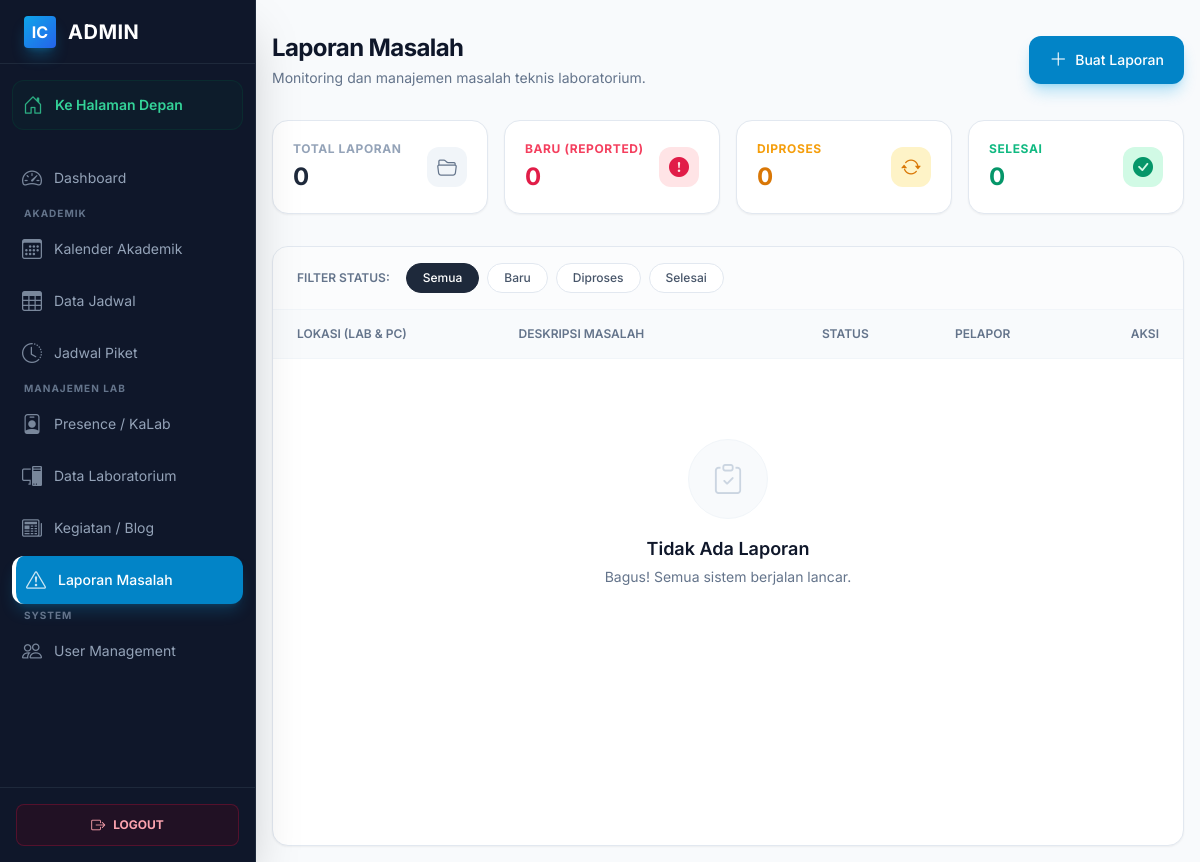
Page /public/admin/problems (signed in) on the earlier database version.
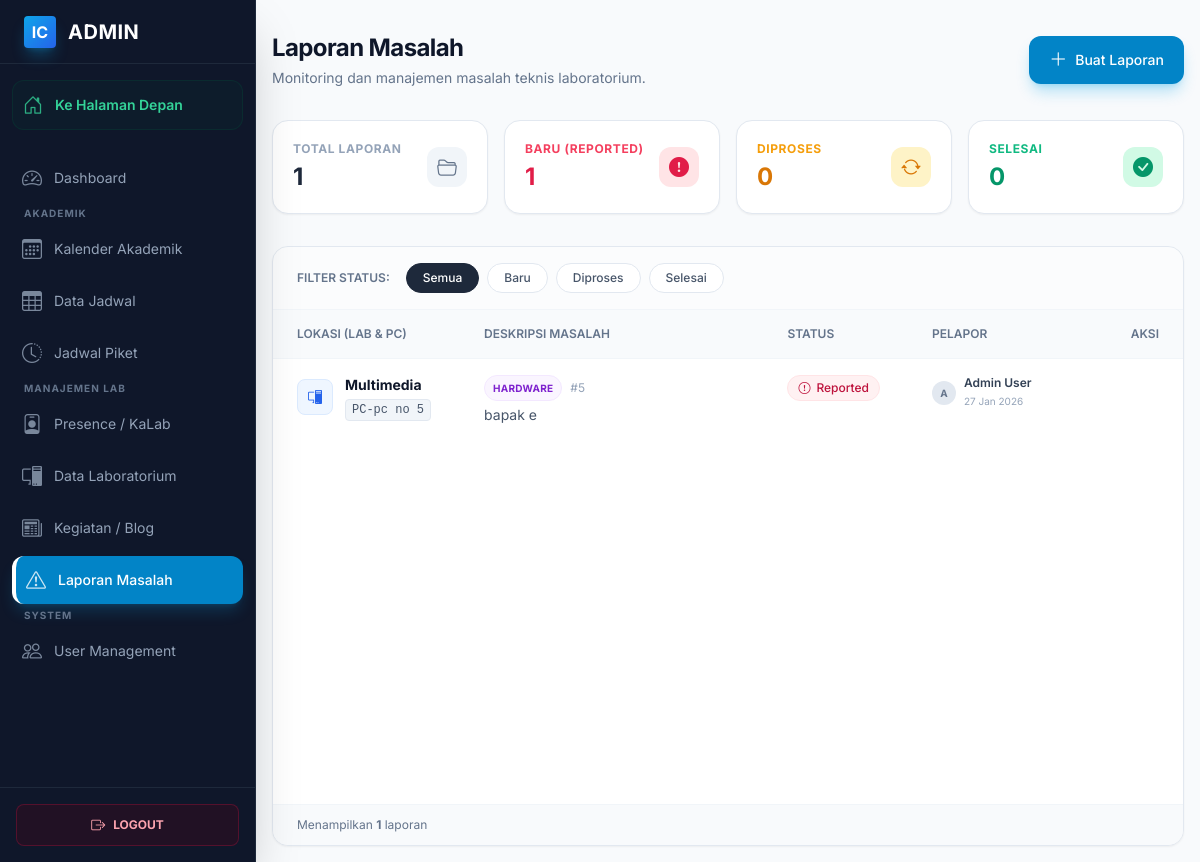
Same page on the later database version.
### tables this page shows
CREATE TABLE `lab_problems` (
  `id` int(11) NOT NULL,
  `laboratory_id` int(11) NOT NULL,
  `pc_number` varchar(50) DEFAULT NULL,
  `problem_type` enum('hardware','software','network','other') NOT NULL,
  `description` text NOT NULL,
  `reporter_name` varchar(100) DEFAULT NULL,
  `status` enum('reported','in_progress','resolved') DEFAULT 'reported',
  `reported_by` int(11) NOT NULL,
  `assigned_to` int(11) DEFAULT NULL,
  `reported_at` timestamp NOT NULL DEFAULT current_timestamp(),
  `started_at` datetime DEFAULT NULL,
  `completed_at` datetime DEFAULT NULL
);

CREATE TABLE `laboratories` (
  `id` int(11) NOT NULL,
  `lab_name` varchar(100) NOT NULL,
  `image` varchar(255) DEFAULT NULL,
  `description` text DEFAULT NULL,
  `pc_count` int(11) DEFAULT 0,
  `tv_count` int(11) DEFAULT 0,
  `location` varchar(100) DEFAULT NULL
);

### app/controllers/AdminController.php (called while the page is built, shortened)
<?php
class AdminController extends Controller
{
    public function listProblems()
    {
        $problemModel = $this->model('LabProblemModel');
        $status = $this->getQuery('status');
        if ($status) {
            $problems = $problemModel->getProblemsByStatus($status);
        } else {
            $problems = $problemModel->getAllWithDetails();
        }
        $data = [
            'problems' => $problems,
            'currentStatus' => $status,
            'statistics' => $problemModel->getStatistics()
        ];
        $this->view('admin/problems/list', $data);
    }
}

### app/core/Router.php (called while the page is built, shortened)
<?php
class Router {
    private $routes = [];
    private $params = [];
    private function addRoute($method, $uri, $controller) {
        $this->routes[] = [
            'method' => $method,
            'uri' => $uri,
            'controller' => $controller
        ];
    }
    public function dispatch() {
        $requestMethod = $_SERVER['REQUEST_METHOD'];
        $requestUri = $this->getRequestUri();
        foreach ($this->routes as $route) {
            if ($route['method'] !== $requestMethod) {
                continue;
            }
            if ($this->matchRoute($route['uri'], $requestUri)) {
                return $this->callController($route['controller']);
            }
        }
    }
    private function getRequestUri() {
        $uri = $_GET['url'] ?? '/';
        $uri = '/' . trim($uri, '/');
        return $uri;
    }
    private function matchRoute($pattern, $uri) {
        $pattern = preg_replace('/\/:([^\/]+)/', '/(?P<$1>[^/]+)', $pattern);
        $pattern = '#^' . $pattern . '$#';
        if (preg_match($pattern, $uri, $matches)) {
            $this->params = array_filter($matches, 'is_string', ARRAY_FILTER_USE_KEY);
            return true;
        }
        return false;
    }
    private function callController($controllerString) {
        list($controllerName, $method) = explode('@', $controllerString);
        $controller = new $controllerName();
        call_user_func_array([$controller, $method], $this->params);
    }
}

### public/index.php (called while the page is built, shortened)
<?php
require_once APP_PATH . '/core/Router.php';
require_once APP_PATH . '/core/Controller.php';
require_once APP_PATH . '/core/Model.php';
require_once APP_PATH . '/config/database.php';
require_once APP_PATH . '/helpers/functions.php';
$router = new Router();
$router->dispatch();

### app/config/database.php (called while the page is built, shortened)
<?php
function getDBConnection()
{
    static $pdo = null;
    if ($pdo === null) {
        try {
            $dsn = "mysql:host=" . DB_HOST . ";port=" . DB_PORT . ";dbname=" . DB_NAME . ";charset=" . DB_CHARSET;
            $options = [
                PDO::ATTR_ERRMODE            => PDO::ERRMODE_EXCEPTION,
                PDO::ATTR_DEFAULT_FETCH_MODE => PDO::FETCH_ASSOC,
                PDO::ATTR_EMULATE_PREPARES   => false,
            ];
            $pdo = new PDO($dsn, DB_USER, DB_PASS, $options);
        } catch (PDOException $e) {
            die("Database connection failed: " . $e->getMessage());
        }
    }
    return $pdo;
}

### app/models/LabProblemModel.php (called while the page is built, shortened)
<?php
class LabProblemModel extends Model
{
    public function getAllWithDetails()
    {
        $sql = "SELECT p.*,
                       l.lab_name,
                       COALESCE(p.reporter_name, u.name) as reporter_name,
                       u.email as reporter_email,
                       pj.name as pj_name
                FROM lab_problems p
                JOIN laboratories l ON p.laboratory_id = l.id
                JOIN users u ON p.reported_by = u.id
                LEFT JOIN users pj ON p.assigned_to = pj.id
                ORDER BY p.reported_at DESC";
        return $this->query($sql);
    }
}

### app/core/Model.php (called while the page is built, shortened)
<?php
class Model {
    protected $db;
    public function __construct() {
        $this->db = getDBConnection();
    }
    public function query($sql, $params = []) {
        $stmt = $this->db->prepare($sql);
        $stmt->execute($params);
        return $stmt->fetchAll();
    }
}

### app/helpers/functions.php (called while the page is built, shortened)
<?php
function e($string) {
    return htmlspecialchars($string, ENT_QUOTES, 'UTF-8');
}

### app/views/admin/problems/list.php (the view, shortened to what the rows shown need)
<?php include APP_PATH . '/views/layouts/header.php'; ?>
<div class="antialiased bg-slate-50 min-h-screen">
    <main class="p-4 sm:ml-64 pt-8 transition-all duration-300">
        <div class="max-w-7xl mx-auto">
            <div class="flex flex-col sm:flex-row justify-between items-start sm:items-center mb-8 gap-4">
                <div>
                    <h1 class="text-2xl font-bold tracking-tight text-slate-900">Laporan Masalah</h1>
                </div>
            </div>
            <div
                class="bg-white border border-slate-200 rounded-2xl shadow-sm overflow-hidden flex flex-col min-h-[600px]">
                <div class="overflow-x-auto w-full">
                    <table class="w-full text-sm text-left text-slate-600">
                        <thead class="text-xs text-slate-500 uppercase bg-slate-50 border-b border-slate-100">
                            <tr>
                                <th scope="col" class="px-6 py-4 font-semibold">Lokasi (Lab & PC)</th>
                                <th scope="col" class="px-6 py-4 font-semibold w-1/3">Deskripsi Masalah</th>
                                <th scope="col" class="px-6 py-4 font-semibold">Status</th>
                                <th scope="col" class="px-6 py-4 font-semibold">Pelapor</th>
                                <th scope="col" class="px-6 py-4 font-semibold text-right">Aksi</th>
                            </tr>
                        </thead>
                        <tbody class="divide-y divide-slate-100">
                            <?php if (!empty($problems)): ?>
                            <?php foreach ($problems as $problem): ?>
                            <tr class="group hover:bg-slate-50/80 transition-colors duration-200">
                                <td class="px-6 py-4 align-top">
                                    <div class="flex items-start gap-3">
                                        <div
                                            class="w-9 h-9 rounded-lg bg-blue-50 text-blue-600 flex items-center justify-center shrink-0 border border-blue-100 mt-1">
                                            <i class="bi bi-pc-display"></i>
                                        </div>
                                        <div>
                                            <div class="font-bold text-slate-900"><?= e($problem['lab_name']) ?></div>
                                            <div
                                                class="inline-flex items-center gap-1 mt-1 text-xs font-mono bg-slate-100 px-1.5 py-0.5 rounded text-slate-600 border border-slate-200">
                                                PC-<?= e($problem['pc_number']) ?>
                                            </div>
                                        </div>
                                    </div>
                                </td>
                                <td class="px-6 py-4 align-top">
                                    <div class="flex flex-col gap-1">
                                        <div class="flex items-center gap-2">
                                            <span
                                                class="text-[10px] font-bold uppercase tracking-wide px-2 py-0.5 rounded-full border
                                                        <?= strtolower($problem['problem_type']) == 'hardware' ? 'bg-purple-50 text-purple-700 border-purple-100' : 'bg-cyan-50 text-cyan-700 border-cyan-100' ?>">
                                                <?= strtoupper($problem['problem_type']) ?>
                                            </span>
                                            <span class="text-xs text-slate-400">#<?= $problem['id'] ?></span>
                                        </div>
                                        <p class="text-slate-600 line-clamp-2 leading-relaxed text-xs sm:text-sm">
                                            <?= e($problem['description']) ?>
                                        </p>
                                    </div>
                                </td>
                                <td class="px-6 py-4 align-top">
                                    <?php
                                            $status = strtolower($problem['status']);
                                            $badgeClass = match ($status) {
                                                'reported' => 'bg-rose-50 text-rose-700 border-rose-100',
                                                'in_progress' => 'bg-amber-50 text-amber-700 border-amber-100',
                                                'resolved' => 'bg-emerald-50 text-emerald-700 border-emerald-100',
                                                default => 'bg-slate-50 text-slate-700 border-slate-100'
                                            };
                                            $icon = match ($status) {
                                                'reported' => 'bi-exclamation-circle',
                                                'in_progress' => 'bi-hourglass-split',
                                                'resolved' => 'bi-check-circle',
                                                default => 'bi-circle'
                                            };
                                            ?>
                                    <span
                                        class="inline-flex items-center gap-1.5 px-2.5 py-1 rounded-full text-xs font-medium border <?= $badgeClass ?>">
                                        <i class="bi <?= $icon ?>"></i>
                                        <?= ucfirst(str_replace('_', ' ', $status)) ?>
                                    </span>
                                </td>
                                <td class="px-6 py-4 align-top">
                                    <div class="flex items-center gap-2">
                                        <div
                                            class="w-6 h-6 rounded-full bg-slate-200 flex items-center justify-center text-[10px] font-bold text-slate-500">
                                            <?= strtoupper(substr($problem['reporter_name'], 0, 1)) ?>
                                        </div>
                                        <div class="flex flex-col">
                                            <span
                                                class="text-xs font-semibold text-slate-700"><?= e($problem['reporter_name']) ?></span>
                                            <span
                                                class="text-[10px] text-slate-400"><?= date('d M Y', strtotime($problem['reported_at'])) ?></span>
                                        </div>
                                    </div>
                                </td>
                                <td class="px-6 py-4 text-right align-middle">
                                </td>
                            </tr>
                            <?php endforeach; ?>
                            <?php endif; ?>
                        </tbody>
                    </table>
                </div>
            </div>
        </div>
    </main>
</div>

Differences in the rows shown:
added lab_problems: laboratory.lab_name "Multimedia", pc_number "pc no 5", problem_type "HARDWARE", id "5", description "bapak e", status "Reported", reporter_name "A", reporter_name "Admin User", reported_at "27 Jan 2026"
Other differences:
$statistics['total']: "0" → "1"
$statistics['reported']: "0" → "1"
count($problems): (not shown) → "1"
text no longer shown: "Tidak Ada Laporan Bagus! Semua sistem berjalan lancar."
text now shown: "Menampilkan laporan"
